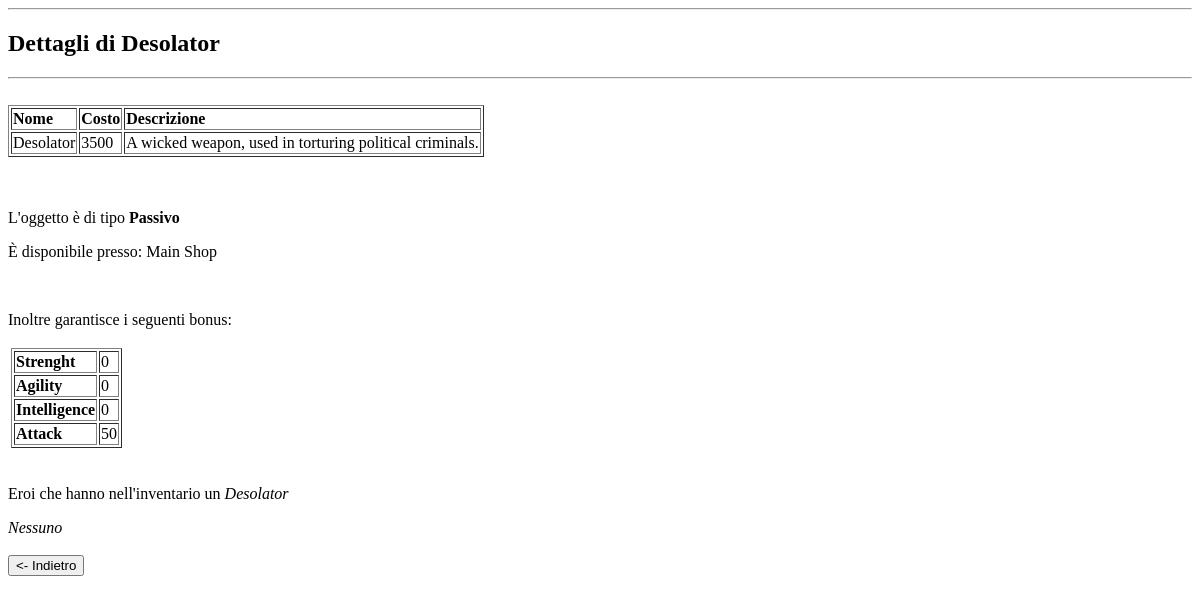
The app's page /php/oggetti/dettaglio.php?item_name=Desolator with its own data.
### tables this page shows
CREATE TABLE Oggetti (
	nome varchar(20) primary key,
	costo  smallint not null,
	descrizione varchar(512),
	tipo varchar(20),

	bonus_str float default 0,
	bonus_agl float default 0,
	bonus_int float default 0,
	bonus_atk float default 0
);

CREATE TABLE Disponibilita (
	oggetto varchar(20),
	negozio varchar(20),

	primary key(oggetto,negozio),
	foreign key (oggetto) references Oggetti(nome) on delete cascade on update cascade
);

### php/librerie/query.php (called while the page is built, shortened)
<?php
function disp_oggetto($nome_oggetto) {
	$qr="
	select negozio
	from Disponibilita
	where oggetto=\"$nome_oggetto\";
	";
	return $qr;
}
?>

### php/librerie/html_lib.php (the view, shortened to what this page needs)
<?php
function page_start($title,$relcss) {
echo<<<END
<!DOCTYPE html PUBLIC "-//W3C//DTD XHTML 1.0 Strict//EN" "http://www.w3.org/TR/xhtml1/DTD/xhtml1-strict.dtd">
<html xmlns="http://www.w3.org/1999/xhtml"  xml:lang="it" lang="it">
	<head>
		<title>$title</title>
		<link rel="stylesheet" type="text/css" href="$relcss">
	</head>
	<body>
		<hr />
		<h2>$title</h2>
		<hr />
END;
}
function page_end() {
 echo<<<END
	</body>
</html>
END;
}
function br($x=1) {
	for ($i=0; $i<$x; $i++) {
		echo '<br />';
	}
}
function paragraph($str) {
	echo "<p>$str</p>";
}
function formattazione_start() {echo "<table>";}
function formattazione_end() {echo "</table>";}
function riga_start() {echo "<tr>";}
function riga_end() {echo "</tr>";}
function area_start() {echo "<td>";}
function area_end() {echo "</td>";}
function table_start() {echo "<table border=\"1\">";}
function table_heading($arr) {
	echo "<tr>";
	foreach ($arr as $key => $val) {
		echo "<td><b>$key</b></td>";
	}
	echo "</tr>";
}
function table_row($arr) {
	echo "<tr>";
	foreach ($arr as $val) {
		echo "<td>$val</td>";
	}
	echo "</tr>";
}
function tabularize($quey_result) {
	table_start();
	for ($i=0; $i<mysql_num_rows($quey_result) ; $i++) {
		$row=mysql_fetch_assoc($quey_result);
		if ($i==0) table_heading($row);
		table_row($row);
	}
	table_end();
}
function table_end() {echo"</table>";}
?>

### php/librerie/style.css (style rules this page uses)
body { background-image: url("http://www.siwallpaper.com/wp-content/uploads/2015/04/dota_2_logo_desktop_background_wallpaper_12.jpg"); background-size: 100%; }

### records on screen
oggetti: nome "Desolator", costo "3500", descrizione "A wicked weapon, used in torturing political criminals."
disponibilita: negozio "È disponibile presso: Main Shop"

### other values on screen
$title "Dettagli di Desolator"
$key "Nome"
$key "Costo"
$key "Descrizione"
$str "L'oggetto è di tipo Passivo Inoltre garantisce i seguenti bonus: Eroi che hanno nell'inventario un Desolator"
$val "Strenght"
$val "0"
$val "Agility"
$val "Intelligence"
$val "Attack"
$val "50"
